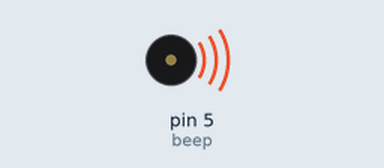
Bench run of a sketch on a simulated Arduino Uno, built with avr-gcc and run on an emulated ATmega328P. On the bench: buzzer (waves = sounding, pin HIGH).

Above: at 0.05 s.
Timing chart, 0 to 3.0 s (numbered marks = the images above):
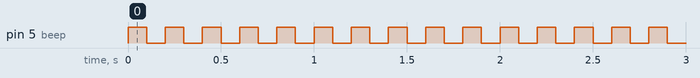

Measured:
- by itself, pin 5 (beep): alternates HIGH for 0.10 s and LOW for 0.10 s

The sketch:

beep-dx.ino
```cpp
#define beep 5//定义蜂鸣器宏
void setup() {
  pinMode(beep,OUTPUT);
}

void loop() {//设置蜂鸣器以200ms为周期bb响
  digitalWrite(beep,HIGH);
  delay(100);
  digitalWrite(beep,LOW);
  delay(100);
}
```
